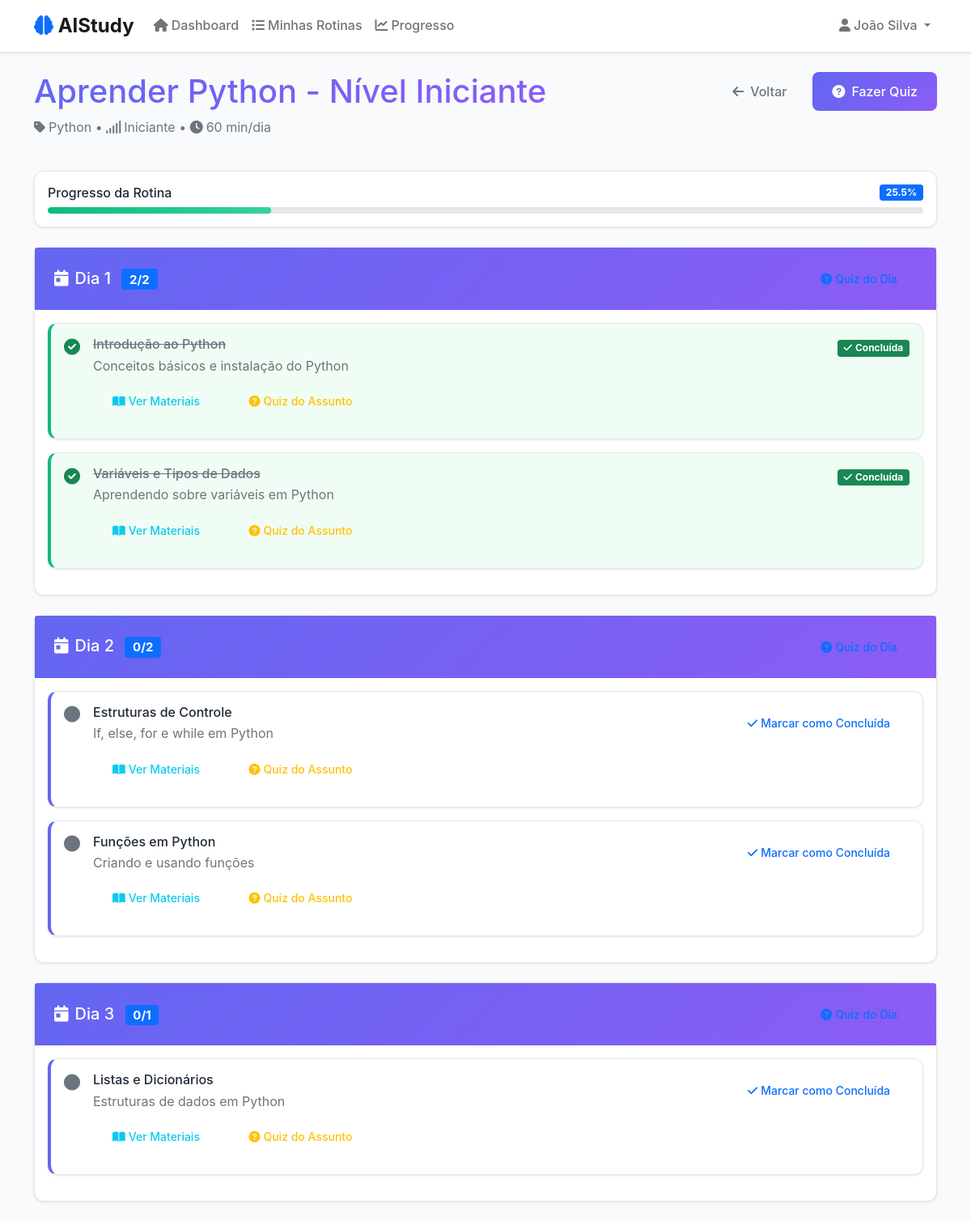
The page /rotina-detalhada.php?id=1 (signed in) on the database its author committed.
### tables this page shows
CREATE TABLE routines (
    id INT AUTO_INCREMENT PRIMARY KEY,
    user_id INT NOT NULL,
    titulo VARCHAR(200) NOT NULL,
    tema VARCHAR(100) NOT NULL,
    nivel ENUM('iniciante', 'intermediario', 'avancado') NOT NULL,
    tempo_diario INT NOT NULL COMMENT 'em minutos',
    dias_disponiveis JSON NOT NULL COMMENT 'array de dias da semana',
    horario_disponivel TIME NOT NULL,
    progresso DECIMAL(5,2) DEFAULT 0.00,
    status ENUM('ativa', 'pausada', 'concluida') DEFAULT 'ativa',
    data_inicio DATE DEFAULT NULL,
    data_fim DATE DEFAULT NULL,
    created_at TIMESTAMP DEFAULT CURRENT_TIMESTAMP,
    updated_at TIMESTAMP DEFAULT CURRENT_TIMESTAMP ON UPDATE CURRENT_TIMESTAMP,
    FOREIGN KEY (user_id) REFERENCES users(id) ON DELETE CASCADE
);

CREATE TABLE tasks (
    id INT AUTO_INCREMENT PRIMARY KEY,
    routine_id INT NOT NULL,
    titulo VARCHAR(200) NOT NULL,
    descricao TEXT,
    dia_estudo INT NOT NULL COMMENT 'dia do cronograma (1, 2, 3...)',
    ordem INT NOT NULL COMMENT 'ordem dentro do dia',
    status ENUM('pendente', 'concluida') DEFAULT 'pendente',
    material_estudo JSON COMMENT 'links, textos, etc.',
    tempo_estimado INT DEFAULT NULL COMMENT 'tempo estimado em minutos',
    dificuldade ENUM('facil', 'medio', 'dificil') DEFAULT 'medio',
    created_at TIMESTAMP DEFAULT CURRENT_TIMESTAMP,
    updated_at TIMESTAMP DEFAULT CURRENT_TIMESTAMP ON UPDATE CURRENT_TIMESTAMP,
    FOREIGN KEY (routine_id) REFERENCES routines(id) ON DELETE CASCADE
);

### includes/session.php (called while the page is built, shortened)
<?php
function isLoggedIn() {
    return isset($_SESSION['user_id']) && !empty($_SESSION['user_id']);
}
function getCurrentUser() {
    return [
        'id' => $_SESSION['user_id'],
        'nome' => $_SESSION['user_nome'],
        'email' => $_SESSION['user_email']
    ];
}
?>

### classes/Routine.php (called while the page is built, shortened)
<?php
class Routine {
    private $conn;
    private $table_name = "routines";
    public function __construct($db) {
        $this->conn = $db;
    }
    public function getRoutine($id, $user_id) {
        $query = "SELECT * FROM " . $this->table_name . "
                  WHERE id = :id AND user_id = :user_id";
        $stmt = $this->conn->prepare($query);
        $stmt->bindParam(":id", $id);
        $stmt->bindParam(":user_id", $user_id);
        $stmt->execute();
        return $stmt->fetch(PDO::FETCH_ASSOC);
    }
}
?>

### classes/Task.php (called while the page is built, shortened)
<?php
class Task {
    private $conn;
    private $table_name = "tasks";
    public function __construct($db) {
        $this->conn = $db;
    }
    public function getRoutineTasks($routine_id) {
        $query = "SELECT * FROM " . $this->table_name . "
                  WHERE routine_id = :routine_id
                  ORDER BY dia_estudo, ordem";
        $stmt = $this->conn->prepare($query);
        $stmt->bindParam(":routine_id", $routine_id);
        $stmt->execute();
        return $stmt->fetchAll(PDO::FETCH_ASSOC);
    }
}
?>

### rotina-detalhada.php (the view, shortened to what this page needs)
<?php
require_once 'classes/Routine.php';
require_once 'classes/Task.php';
require_once 'includes/session.php';
$user = getCurrentUser();
$routine_id = $_GET['id'] ?? null;
$database = new Database();
$db = $database->getConnection();
$routine = new Routine($db);
$task = new Task($db);
$rotina = $routine->getRoutine($routine_id, $user['id']);
$tasks = $task->getRoutineTasks($routine_id);
$tasks_por_dia = [];
foreach ($tasks as $task_item) {
    $dia = $task_item['dia_estudo'];
    if (!isset($tasks_por_dia[$dia])) {
        $tasks_por_dia[$dia] = [];
    }
    $tasks_por_dia[$dia][] = $task_item;
}
?>
<!DOCTYPE html>
<html lang="pt-BR">
<head>
    <link href="https://cdn.jsdelivr.net/npm/bootstrap@5.1.3/dist/css/bootstrap.min.css" rel="stylesheet">
    <link href="https://cdnjs.cloudflare.com/ajax/libs/font-awesome/6.0.0/css/all.min.css" rel="stylesheet">
    <link href="assets/css/style.css" rel="stylesheet">
</head>
<body>
    <nav class="navbar navbar-expand-lg navbar-light">
        <div class="container">
            <a class="navbar-brand" href="dashboard.php">
                <i class="fas fa-brain text-primary"></i> AIStudy
            </a>
            <div class="collapse navbar-collapse" id="navbarNav">
                <ul class="navbar-nav me-auto">
                    <li class="nav-item">
                        <a class="nav-link" href="dashboard.php">
                            <i class="fas fa-home me-1"></i>Dashboard
                        </a>
                    </li>
                    <li class="nav-item">
                        <a class="nav-link" href="rotinas.php">
                            <i class="fas fa-list me-1"></i>Minhas Rotinas
                        </a>
                    </li>
                    <li class="nav-item">
                        <a class="nav-link" href="progresso.php">
                            <i class="fas fa-chart-line me-1"></i>Progresso
                        </a>
                    </li>
                </ul>
                <ul class="navbar-nav">
                    <li class="nav-item dropdown">
                        <a class="nav-link dropdown-toggle" href="#" id="navbarDropdown" role="button" data-bs-toggle="dropdown">
                            <i class="fas fa-user me-1"></i><?php echo htmlspecialchars($user['nome']); ?>
                        </a>
                    </li>
                </ul>
            </div>
        </div>
    </nav>
    <div class="container mt-4">
        <div class="row mb-4">
            <div class="col-12">
                <div class="d-flex justify-content-between align-items-start">
                    <div>
                        <h1 class="text-gradient"><?php echo htmlspecialchars($rotina['titulo']); ?></h1>
                        <p class="text-muted">
                            <i class="fas fa-tag me-1"></i><?php echo htmlspecialchars($rotina['tema']); ?> •
                            <i class="fas fa-signal me-1"></i><?php echo ucfirst($rotina['nivel']); ?> •
                            <i class="fas fa-clock me-1"></i><?php echo $rotina['tempo_diario']; ?> min/dia
                        </p>
                    </div>
                    <div class="d-flex gap-2">
                        <a href="rotinas.php" class="btn btn-outline-secondary">
                            <i class="fas fa-arrow-left me-2"></i>Voltar
                        </a>
                        <button class="btn btn-primary" onclick="gerarQuiz()">
                            <i class="fas fa-question-circle me-2"></i>Fazer Quiz
                        </button>
                    </div>
                </div>
            </div>
        </div>
        <div class="row mb-4">
            <div class="col-12">
                <div class="card">
                    <div class="card-body">
                        <div class="d-flex justify-content-between align-items-center mb-2">
                            <h6 class="mb-0">Progresso da Rotina</h6>
                            <span class="badge bg-primary"><?php echo number_format($rotina['progresso'], 1); ?>%</span>
                        </div>
                        <div class="progress">
                            <div class="progress-bar" style="width: <?php echo $rotina['progresso']; ?>%"></div>
                        </div>
                    </div>
                </div>
            </div>
        </div>
        <div class="row">
            <?php if (empty($tasks_por_dia)): ?>
                <div class="col-12">
                    <div class="card">
                        <div class="card-body text-center py-5">
                            <i class="fas fa-calendar-times text-muted fa-3x mb-3"></i>
                            <h4>Nenhuma tarefa encontrada</h4>
                            <p class="text-muted">Esta rotina ainda não possui tarefas cadastradas.</p>
                        </div>
                    </div>
                </div>
            <?php else: ?>
                <?php foreach ($tasks_por_dia as $dia => $tarefas_dia): ?>
                    <div class="col-12 mb-4">
                        <div class="card">
                            <div class="card-header">
                                <div class="d-flex justify-content-between align-items-center">
                                    <h5 class="mb-0">
                                        <i class="fas fa-calendar-day me-2"></i>Dia <?php echo $dia; ?>
                                        <span class="badge bg-primary ms-2">
                                            <?php
                                            $concluidas = count(array_filter($tarefas_dia, function($t) { return $t['status'] === 'concluida'; }));
                                            echo $concluidas . '/' . count($tarefas_dia);
                                            ?>
                                        </span>
                                    </h5>
                                    <div>
                                        <button class="btn btn-sm btn-outline-primary"
                                                onclick="gerarQuizDia(<?php echo $dia; ?>, '<?php echo htmlspecialchars($tarefas_dia[0]['titulo']); ?>')">
                                            <i class="fas fa-question-circle me-1"></i>Quiz do Dia
                                        </button>
                                    </div>
                                </div>
                            </div>
                            <div class="card-body">
                                <?php foreach ($tarefas_dia as $tarefa): ?>
                                    <div class="task-card card mb-3 <?php echo $tarefa['status'] === 'concluida' ? 'completed' : ''; ?>">
                                        <div class="card-body">
                                            <div class="row">
                                                <div class="col-md-8">
                                                    <div class="d-flex align-items-start">
                                                        <div class="flex-shrink-0 me-3">
                                                            <?php if ($tarefa['status'] === 'concluida'): ?>
                                                                <i class="fas fa-check-circle text-success fa-lg"></i>
                                                            <?php else: ?>
                                                                <i class="fas fa-circle text-muted fa-lg"></i>
                                                            <?php endif; ?>
                                                        </div>
                                                        <div class="flex-grow-1">
                                                            <h6 class="task-title mb-1"><?php echo htmlspecialchars($tarefa['titulo']); ?></h6>
                                                            <p class="text-muted mb-2"><?php echo htmlspecialchars($tarefa['descricao']); ?></p>
                                                            <?php if ($tarefa['material_estudo']): ?>
                                                                <?php $material = json_decode($tarefa['material_estudo'], true); ?>
                                                                <div class="mb-2">
                                                                    <button class="btn btn-sm btn-outline-info me-2"
                                                                            onclick="showMaterials(<?php echo htmlspecialchars(json_encode($material)); ?>)">
                                                                        <i class="fas fa-book-open me-1"></i>Ver Materiais
                                                                    </button>
                                                                    <button class="btn btn-sm btn-outline-warning"
                                                                            onclick="gerarQuizAssunto('<?php echo htmlspecialchars($tarefa['titulo']); ?>', <?php echo $tarefa['id']; ?>)">
                                                                        <i class="fas fa-question-circle me-1"></i>Quiz do Assunto
                                                                    </button>
                                                                </div>
                                                            <?php endif; ?>
                                                        </div>
                                                    </div>
                                                </div>
                                                <div class="col-md-4 text-end">
                                                    <?php if ($tarefa['status'] === 'concluida'): ?>
                                                        <span class="badge bg-success">
                                                            <i class="fas fa-check me-1"></i>Concluída
                                                        </span>
                                                    <?php else: ?>
                                                        <button class="btn btn-sm btn-outline-primary"
                                                                onclick="toggleTask(<?php echo $tarefa['id']; ?>)">
                                                            <i class="fas fa-check me-1"></i>Marcar como Concluída
                                                        </button>
                                                    <?php endif; ?>
                                                </div>
                                            </div>
                                        </div>
                                    </div>
                                <?php endforeach; ?>
                            </div>
                        </div>
                    </div>
                <?php endforeach; ?>
            <?php endif; ?>
        </div>
    </div>
</body>
</html>

### assets/css/style.css (style rules this page uses)
:root { --primary-color: #6366f1; --secondary-color: #8b5cf6; --success-color: #10b981; --warning-color: #f59e0b; --danger-color: #ef4444; --dark-color: #1f2937; --light-color: #f8fafc; --border-color: #e5e7eb; --text-muted: #6b7280; }
* { margin: 0; padding: 0; box-sizing: border-box; }
body { font-family: 'Inter', -apple-system, BlinkMacSystemFont, 'Segoe UI', Roboto, sans-serif; background-color: var(--light-color); color: var(--dark-color); line-height: 1.6; }
.navbar { background: white; border-bottom: 1px solid var(--border-color); box-shadow: 0 1px 3px 0 rgba(0, 0, 0, 0.1); }
.navbar-brand { font-weight: 700; font-size: 1.5rem; color: var(--primary-color); }
.nav-link { color: var(--dark-color); font-weight: 500; transition: color 0.2s; }
.card { border: 1px solid var(--border-color); border-radius: 12px; box-shadow: 0 1px 3px 0 rgba(0, 0, 0, 0.1); transition: all 0.2s; }
.card-header { background: linear-gradient(135deg, var(--primary-color), var(--secondary-color)); color: white; border-radius: 12px 12px 0 0; border: none; padding: 1rem 1.5rem; }
.btn { border-radius: 8px; font-weight: 500; padding: 0.75rem 1.5rem; transition: all 0.2s; border: none; }
.btn-primary { background: linear-gradient(135deg, var(--primary-color), var(--secondary-color)); border: none; }
.progress { height: 8px; border-radius: 4px; background-color: #e5e7eb; }
.progress-bar { background: linear-gradient(90deg, var(--success-color), #34d399); border-radius: 4px; }
.task-card { border-left: 4px solid var(--primary-color); transition: all 0.2s; }
.task-card.completed { border-left-color: var(--success-color); background-color: #f0fdf4; }
.task-card.completed .task-title { text-decoration: line-through; color: var(--text-muted); }
.text-gradient { background: linear-gradient(135deg, var(--primary-color), var(--secondary-color)); -webkit-background-clip: text; -webkit-text-fill-color: transparent; background-clip: text; }

### rows shown on the page
routines: titulo "Aprender Python - Nível Iniciante", tema "Python", nivel "Iniciante", tempo_diario "60", progresso "25.5"
tasks: status "concluida" (drawn), titulo "Introdução ao Python", descricao "Conceitos básicos e instalação do Python"
tasks: status "concluida" (drawn), titulo "Variáveis e Tipos de Dados", descricao "Aprendendo sobre variáveis em Python"
tasks: status "pendente" (drawn), titulo "Estruturas de Controle", descricao "If, else, for e while em Python"
tasks: status "pendente" (drawn), titulo "Funções em Python", descricao "Criando e usando funções"
tasks: dia_estudo "3", status "0", count($tarefas_dia) "1", titulo "Listas e Dicionários", descricao "Estruturas de dados em Python"

### other values the page prints
$user['nome'] "João Silva"
$dia "1"
$concluidas "2"
count($tarefas_dia) "2"
$dia "2"
$concluidas "0"
